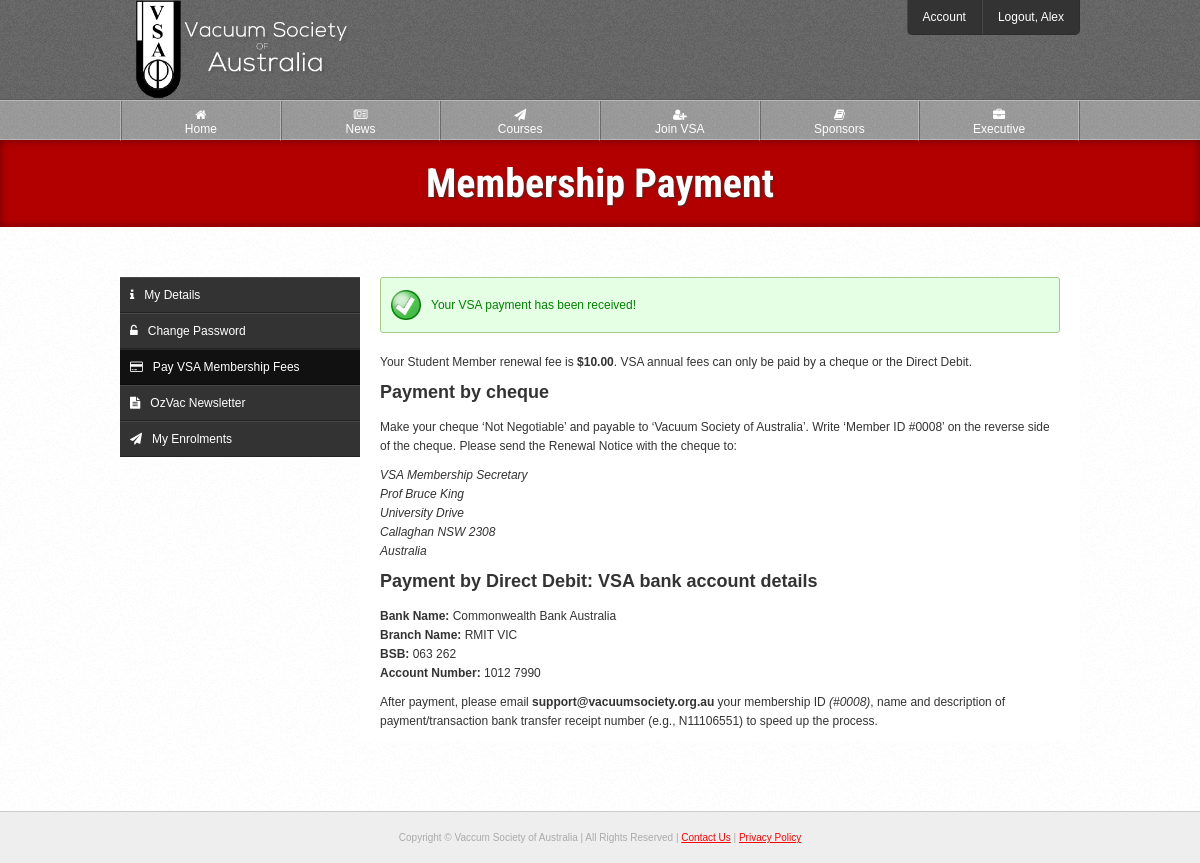
Page /source/account/payment.php (signed in) on the committed database.
### tables this page shows
CREATE TABLE IF NOT EXISTS `users` (
  `id` int(10) NOT NULL AUTO_INCREMENT,
  `username` varchar(20) NOT NULL,
  `password` varchar(70) NOT NULL,
  `email` varchar(100) NOT NULL,
  `title` varchar(6) NOT NULL,
  `fname` varchar(30) NOT NULL,
  `lname` varchar(40) NOT NULL,
  `address` varchar(80) NOT NULL,
  `suburb` varchar(50) NOT NULL,
  `state` varchar(50) NOT NULL,
  `postcode` int(10) NOT NULL,
  `country` varchar(50) NOT NULL,
  `telephone` varchar(20) NOT NULL,
  `fax` varchar(20) DEFAULT NULL,
  `website` varchar(100) DEFAULT NULL,
  `company` varchar(150) DEFAULT NULL,
  `blocked` enum('0','1') NOT NULL,
  `type` enum('1','2','3','4') NOT NULL,
  `active` enum('0','1') NOT NULL,
  `level` enum('1','2') NOT NULL,
  `password_reset` enum('0','1') NOT NULL,
  `activation_code` varchar(40) NOT NULL,
  `reset_code` varchar(100) NOT NULL,
  `payment_made` enum('0','1') NOT NULL,
  `date_created` varchar(100) NOT NULL,
  `payment_due_date` varchar(100) NOT NULL,
  `course_member_expiry` varchar(100) NOT NULL,
  PRIMARY KEY (`id`),
  FULLTEXT KEY `username` (`username`)
);

CREATE TABLE IF NOT EXISTS `membership_types` (
  `id` int(10) NOT NULL AUTO_INCREMENT,
  `membership` varchar(30) NOT NULL,
  `price` double NOT NULL,
  `course_discount` int(10) NOT NULL,
  PRIMARY KEY (`id`)
);

### source/classes/User.php (called while the page is built, shortened)
<?php
class User extends Pagination {
	public static function getUsername($id) {
		$q = DB::$db->prepare("
			SELECT username
			FROM users
			WHERE id = :id
		") or die(SQL_ERROR);
		$q->execute([':id' => $id]);
		$c = $q->rowCount();
		$r = $q->fetch(PDO::FETCH_OBJ);
		return ($c != 0) ? $r->username : "Unknown";
	}
	public function get($id) {
		$id = (int)$id;
		$q = DB::$db->prepare("
			SELECT *, users.id
			FROM users
			INNER JOIN membership_types
			ON membership_types.id = users.type
			WHERE users.id = :id
		") or die(SQL_ERROR);
		$q->execute([':id' => $id]);
		$r = $q->fetch(PDO::FETCH_OBJ);
		$this->data = $r;
		return $this->data;
	}
}

### source/classes/Template.php (called while the page is built, shortened)
<?php
class Template {
	private $page;
	public function setActivePage($prefix = null) {
		$page = explode("/", $_SERVER['PHP_SELF']);
		$page = end($page);
		$page = explode(".", $page);
		$page = current($page);
		$this->page = $prefix.$page;
	}
	public function getActivePage() {
		return $this->page;
	}
}

### source/account/payment.php (the view, shortened to what this page needs)
<?php
$t = new Template("acc_");
$t->setTitle("Membership Payment");
include $t->load("template/head.php");
include $t->load("template/header.php");
$_user = new User;
$user = $_user->get($_SESSION["logged"]);
$date = new DateTime(date('Y-m-d', ($user->type === '4') ? $user->course_member_expiry : $user->payment_due_date));
$today = new DateTime();
$diff = $today->diff($date);
?>
	<div id="page-heading">
		<h1>Membership Payment</h1>
	</div>
	<div class="outer-wrapper white">
		<div class="inner-wrapper">
			<?php include $t->load("template/account-nav.php"); ?>
			<section class="right-main">
				<?php if($user->type === '4'): ?>
					<div class="notice-box yellow-notice">
						Your VSA account is valid for <b><?=($diff->days);?> more day<?=($diff->d !== 1) ? 's' : null;?></b> before your <i>Course Membership</i> expires.
					</div>
				<?php else: ?>
					<?php if($user->payment_made === '0'): ?>
						<div class="notice-box yellow-notice">
							Your VSA payment has not yet been received. You have <b><?=($diff->format("%d"));?> day<?=($diff->d !== 1) ? 's' : null;?></b> left until your account is locked.
						</div>
					<?php elseif($user->payment_made === '1'): ?>
						<div class="notice-box green-notice">
							Your VSA payment has been received!
						</div>
					<?php endif; ?>
				<?php endif; ?>
				<p>Your <?=$user->membership;?> Member renewal fee is <b>$<?=number_format($user->price, 2);?></b>. VSA annual fees can only be paid by a cheque or the Direct Debit.</p>
				<h2>Payment by cheque</h2>
				<p>Make your cheque ‘Not Negotiable’ and payable to ‘Vacuum Society of Australia’. Write ‘Member ID #<?=str_pad($user->id, 4, 0, STR_PAD_LEFT);?>’ on the reverse side of the cheque. Please send the Renewal Notice with the cheque to:</p>
				<p>
					<i>VSA Membership Secretary<br>
					Prof Bruce King<br>
					University Drive<br>
					Callaghan NSW 2308<br>
					Australia</i>
				</p>
				<h2>Payment by Direct Debit: VSA bank account details</h2>
				<p>
					<b>Bank Name:</b> Commonwealth Bank Australia<br>
					<b>Branch Name:</b> RMIT VIC<br>
					<b>BSB:</b> 063 262<br>
					<b>Account Number:</b> 1012 7990<br>
				</p>
				<p>After payment, please email <b>support@vacuumsociety.org.au</b> your membership ID <i>(#<?=str_pad($user->id, 4, 0, STR_PAD_LEFT);?>)</i>, name and description of payment/transaction bank transfer receipt number (e.g., N11106551) to speed up the process.</p>
			</section>
		</div>
	</div>
<?php include $t->load("template/footer.php"); ?>

### source/template/header.php (shortened to what this page needs)
</head>
	<body>
		<header id="fixed">
			<div id="header">
				<div class="inner-wrapper">
					<a href="<?=PATH;?>"><img src="<?=PATH;?>img/vsa-logo.png" id="banner-logo" alt="Vaccum Society of Australia"></a>
					<?php if(isset($_SESSION['admin'])): ?>
						<nav class="top-nav">
							<ul>
								<li><a href="<?=PATH;?>cp/update-welcome">Control Panel</a></li>
								<li><a href="<?=PATH;?>logout?url=<?=$_SERVER['REQUEST_URI'];?>">Logout, <?=User::getUsername($_SESSION["logged"]);?></a></li>
								<div class="clear"></div>
							</ul>
						</nav>
					<?php elseif(isset($_SESSION['logged'])): ?>
						<nav class="top-nav">
							<ul>
								<li><a href="<?=PATH;?>account/details">Account</a></li>
								<li><a href="<?=PATH;?>logout?url=<?=$_SERVER['REQUEST_URI'];?>">Logout, <?=User::getUsername($_SESSION["logged"]);?></a></li>
							</ul>
						</nav>
					<?php else: ?>
						<div class="login-btn-wrapper">
							<a href="<?=PATH;?>login" class="login-btn"><img src="<?=PATH;?>img/login-btn.png"></a>
						</div>
					<?php endif; ?>
				</div>
			</div>
			<nav class="main-nav">
				<div class="inner-wrapper">
					<ul>
						<li><a href="<?=PATH;?>"<?=($t->getActivePage() == 'index') ? ' class="active"' : null;?>><i class="fa fa-home"></i><br>Home</a></li>
						<li><a href="<?=PATH;?>news"<?=($t->getActivePage() == 'news') ? ' class="active"' : null;?>><i class="fa fa-newspaper-o"></i><br>News</a></li>
						<li><a href="<?=PATH;?>courses"<?=($t->getActivePage() == 'courses' || $t->getActivePage() == 'apply-course') ? ' class="active"' : null;?>><i class="fa fa-paper-plane"></i><br>Courses</a></li>
						<li><a href="<?=PATH;?>join"<?=($t->getActivePage() == 'join') ? ' class="active"' : null;?>><i class="fa fa-user-plus"></i><br>Join VSA</a></li>
						<li><a href="<?=PATH;?>sponsors"<?=($t->getActivePage() == 'sponsors') ? ' class="active"' : null;?>><i class="fa fa-book"></i><br>Sponsors</a></li>
						<li><a href="<?=PATH;?>executive"<?=($t->getActivePage() == 'executive') ? ' class="active"' : null;?>><i class="fa fa-briefcase"></i><br>Executive</a></li>
					</ul>
				</div>
			</nav>
		</header>

### source/css/layout.css (style rules this page uses)
header, footer, nav { display: block; }
* { box-sizing: border-box; margin: 0; padding: 0; }
body { margin: 0; padding: 0; background: #EEE; font-family: arial, sans-serif; font-size: 12px; color: #333; }
.inner-wrapper { max-width: 960px; margin: 0 auto; position: relative; }
.outer-wrapper { padding: 50px 0px; border-bottom: 1px solid #CCC; }
.white { background: url("../img/content-bg.png"); }
#header { height: 100px; background: url("../img/header-bg.png"); border-bottom: 1px solid rgba(0,0,0,.1); }
#banner-logo { margin-top: -2px; height: 102px; }
.main-nav { height: 40px; background: url("../img/main-nav-bg.png"); font-size: 12px; border-top: 1px solid rgba(255,255,255,.3); border-bottom: 1px solid rgba(255,255,255,.3); display: block; }
.main-nav ul { margin: 0; padding: 0; border-left: 1px solid rgba(255,255,255,.3); border-right: 1px solid rgba(0,0,0,.3); }
.main-nav ul li { list-style-type: none; display: inline; float: left; width: 16.666%; text-align: center; }
.main-nav li a { display: block; color: #FFF; text-decoration: none; padding: 7px 15px; height: 40px; transition: .2s linear; border-left: 1px solid rgba(0,0,0,.3); border-right: 1px solid rgba(255,255,255,.3); }
.top-nav { position: absolute; right: 0; top: 0; background: #333; border-bottom: 1px solid rgba(0,0,0,.1); -webkit-border-radius: 0 0 5px 5px; -moz-border-radius: 0 0 5px 5px; -ms-border-radius: 0 0 5px 5px; -o-border-radius: 0 0 5px 5px; border-radius: 0 0 5px 5px; overflow: hidden; }
.top-nav ul { margin: 0; padding: 0; }
.top-nav ul li { list-style-type: none; display: inline; float: left; }
.top-nav li a { padding: 10px 15px; text-align: center; display: block; text-decoration: none; color: #FFF; border-right: 1px solid rgba(0,0,0,.1); border-left: 1px solid rgba(255,255,255,.1); transition: .2s linear; }
.top-nav ul li:last-of-type { border-right: none; }
.top-nav ul li:first-of-type { border-left: none; }
#page-heading { background: #B20000; color: #FFF; padding: 20px 0px; text-align: center; box-shadow: inset 0px 0px 10px rgba(0,0,0,.4); }
#page-heading h1 { margin: 0; padding: 0; font-size: 40px; text-shadow: 1px 1px 2px #333; font-family: 'Roboto Condensed', sans-serif; text-rendering: optimizeLegibility !important; -webkit-font-smoothing: antialiased !important; color: #FFF; }
.left-side, .right-main { background: #FFF; margin-bottom: 20px; }
.right-main { float: right; width: 720px; padding: 0px 20px; }

### source/css/style.css (style rules this page uses)
.notice-box { padding: 20px; -webkit-border-radius: 3px; -moz-border-radius: 3px; -ms-border-radius: 3px; -o-border-radius: 3px; border-radius: 3px; color: #999; margin-bottom: 20px; }
.green-notice { color: green; background: url("../img/success-icon.png") 10px center no-repeat rgba(0,255,0,.1); border: 1px solid #a6ca8a; background-size: 30px 30px; padding-left: 50px; }
h1, h2, h3, h4, h5, h6 { margin-bottom: 15px; padding: 0; }
h1 { font-size: 35px; font-family: 'Roboto Condensed', sans-serif; }
p { line-height: 19px; margin-bottom: 10px; }
a { color: #F00; }
a img { border: none; }
li { list-style-position: inside; }
ul, ol { margin-bottom: 10px; margin-left: 20px; }

### source/css/resize.css (style rules this page uses)
body { margin: 0; text-align: center; }
h2 { margin-top: 10px; }
#banner-logo { text-align: center; height: auto; max-width: 233px; }
#header { height: 100%; }
#fixed { position: static; }
.main-nav { height: 100%; border-top: none; border-bottom: none; display: none; }
.main-nav ul li { width: 50%; border: none; }
.main-nav li a { border-bottom: 1px solid rgba(0,0,0,.3); border-top: 1px solid rgba(255,255,255,.3); }
.main-nav li a:nth-child(odd) { border-left: none; }
.top-nav { position: static; top: auto; right: auto; border-radius: 0; }
.top-nav ul li { width: 50%; }
.left-side, .right-main { float: none; width: auto; }

### source/css/resize-sidebars.css (style rules this page uses)
.right-main { float: none; width: auto; }
.outer-wrapper { padding: 20px 2%; }

### rows in the picture
users: username "Alex", membership_types.membership "Student", membership_types.price "10.00", id "0008"
